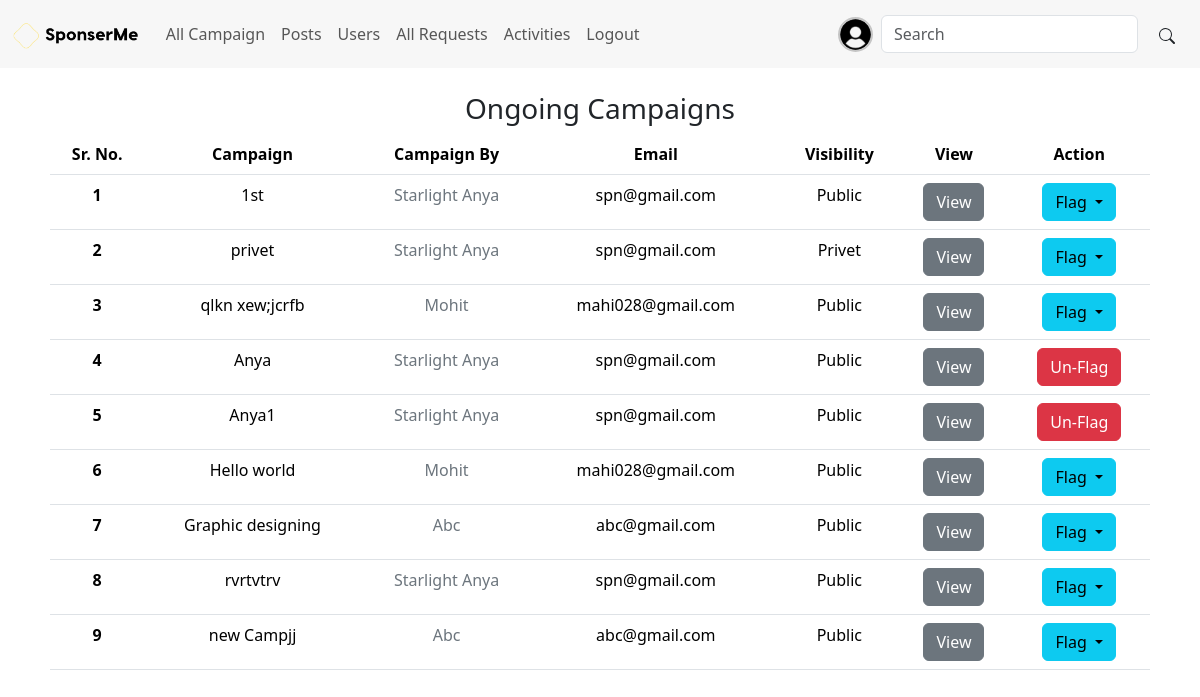
The app's page /admin/dashboard (signed in) with its own data.
### application/modals.py (models this page shows, shortened)
class User(db.Model, UserMixin):
    user_id = db.Column(db.Integer, autoincrement = True, primary_key=True)
    email = db.Column(db.String(255), unique=True)
    password = db.Column(db.String, nullable=False)
    active_flag = db.Column(db.Boolean, default = False, nullable = False)
    profile = db.Column(db.String, nullable = True, default = 'user.png')
    flag = db.Column(db.Boolean, nullable = False, default = False)
    flag_reason = db.Column(db.String, nullable = True)
    wallet_balance = db.Column(db.Integer, nullable = False, default = 0)

class Campaign(db.Model):
    campaign_id = db.Column(db.Integer, primary_key=True, autoincrement = True)
    campaign_by = db.Column(db.Integer, db.ForeignKey("sponser.sponser_id"), nullable = False)
    campaign_name = db.Column(db.String, unique=True)
    desc = db.Column(db.String, nullable=False)
    requirements = db.Column(db.String, nullable=False)
    start_date = db.Column(db.DateTime, nullable=False, default = datetime.utcnow())
    end_date = db.Column(db.DateTime, nullable=False)
    budget = db.Column(db.Integer, nullable=True)
    visibility = db.Column(db.Boolean)
    goals = db.Column(db.String, nullable=True)
    image_path = db.Column(db.String, nullable=True, default = 'user.png')
    flag = db.Column(db.Boolean, nullable = False, default = False)
    flag_reason = db.Column(db.String, nullable = True)
    sponser = db.relationship('Sponser', backref = db.backref('campaigns', cascade = "all, delete-orphan"))

class Sponser(db.Model):
    sponser_id = db.Column(db.Integer, db.ForeignKey('user.user_id'), primary_key=True)
    company_name = db.Column(db.String, nullable = False)
    industry = db.Column(db.String, nullable = False)
    budget = db.Column(db.Integer, nullable = False)
    about = db.Column(db.String, nullable = True)
    user = db.relationship('User', backref=db.backref('sponsers', cascade="all, delete-orphan"))

### application/controllers/admin.py (the view)
@admin.route('/dashboard')
@login_required
def admin_dashboard():
    if not is_admin(current_user.user_id):
        raise UserError(401, "Not Authorised")
    roles = user_roles(current_user.user_id)
    camps = Campaign.query.all()
    return render_template('admin_dash.html', page = 'Admin-Dashboard', roles = roles, camps = camps)

### application/form.py
class SeachForm(FlaskForm):
    search = StringField('Search for: ')
    submit = SubmitField()

### app.py (called while the page is built)
@app.context_processor
def base():
    from application.form import SeachForm
    form = SeachForm()
    return dict(search_form = form)

### application/controllers/auth.py (called while the page is built)
@login_manager.user_loader
def load_user(user_id):
    return User.query.get(int(user_id))

### application/get_roles.py (called while the page is built)
def user_roles(user_id):
    roles = UserRoles.query.filter_by(user_id = user_id).all()
    available_roles = {1: 'Admin', 2: 'Influencer', 3: 'Sponser'}
    user_roles = [available_roles[role.role_id] for role in roles]
    return user_roles

def is_admin(user_id):
    if 'Admin' in user_roles(user_id):
        return True
    return False

### application/templates/admin_dash.html (shortened to what this page needs)
{% extends 'base.html' %}
{% block content %}
<center>
    <h3>Ongoing Campaigns</h3>
    <div class="contatiner" style="max-width: 1100px;">
    <table class="table " style="text-align: center;">
        <thead >
        <tr>
            <th scope="col">Sr. No.</th>
            <th scope="col">Campaign</th>
            <th scope="col">Campaign By</th>
            <th scope="col">Email</th>
            <th scope="col">Visibility</th>
            <th scope="col">View</th>
            <th scope="col">Action</th>
        </tr>
        </thead>
        <tbody>
        {% for camp in camps%}
        <tr>
            <th scope="row">{{loop.index}}</th>
            <td>{{camp.campaign_name}}</td>
            <td><a href="/get/{{camp.campaign_by}}" class="link-secondary link-offset-2 link-offset-3-hover link-underline link-underline-opacity-0 link-underline-opacity-75-hover">{{camp.sponser.company_name}}</a></td>
            <td>{{camp.sponser.user.email}}</td>
            <td>{% if camp.visibility%}Public{%else%}Privet{%endif%}</td>
            <td><a href="/view/{{camp.campaign_id}}" class="btn btn-secondary">View</a></td>
            <td>
                {%if camp.flag %}
                    <div id="flag_cont{{camp.campaign_id}}">
                        <button type="button" class="btn btn-danger" id="camp{{camp.campaign_id}}" onclick="flag_camp('{{camp.campaign_id}}', 'none')">Un-Flag</button>
                    </div>
                {%else%}
                    <div id="flag_cont{{camp.campaign_id}}">
                        <div class="btn-group">
                            <button type="button" class="btn btn-info dropdown-toggle" data-bs-toggle="dropdown" aria-expanded="false">
                                <span id="camp{{camp.campaign_id}}">Flag</span>
                            </button>
                        </div>
                    </div>
                {%endif%}
            </td>
        </tr>
        {%endfor%}
        </tbody>
    </table>
    </div>
</center>
{%endblock%}

### application/templates/navbar.html (shortened to what this page needs)
<nav class="navbar navbar-expand-lg sticky-sm-top" style="background-color: rgba(179, 179, 179, .1); backdrop-filter: blur(5px);">
  <div class="container-fluid">
    {% if page in ['login', 'register', 'Welcome'] %}
      <a class="navbar-brand" href="{{url_for('home.landing_page')}}">
    {%else%}
      <a class="navbar-brand" href="{{url_for('home.dashboard')}}">
    {%endif%}
        <img src="/st/img/logo-transperent-black.png" alt="Logo" height="30" class="d-inline-block align-text-top">
      </a>
    {% if page not in ['login', 'register', 'Welcome'] %}
    <div class="collapse navbar-collapse" id="navbarSupportedContent" >
      <ul class="navbar-nav me-auto mb-2 mb-lg-0">
        {%if 'Admin' in roles%}
          <li class="nav-item">
            <a class="nav-link" href="{{url_for('admin.admin_dashboard')}}">All Campaign</a>
          </li>
          <li class="nav-item">
            <a class="nav-link" href="{{url_for('admin.posts')}}">Posts</a>
          </li>
          <li class="nav-item">
            <a class="nav-link" href="{{url_for('admin.users')}}">Users</a>
          </li>
          <li class="nav-item">
            <a class="nav-link" href="{{url_for('admin.requests')}}">All Requests</a>
          </li>
          <li class="nav-item">
            <a class="nav-link" href="{{url_for('admin.activities')}}">Activities</a>
          </li>
          {%else%}
          <li class="nav-item">
            <a class="nav-link" href="{{url_for('home.requests')}}">Requests</a>
          </li>
          {%endif%}
          <li class="nav-item">
            <a class="nav-link" href="{{url_for('user_auth.logout')}}">Logout</a>
          </li>
        </ul>
      <ul class="navbar-nav ">
        <li class="nav-item">
          <a class="nav-link" href="/get/{{current_user.user_id}}"><img src="/st/uploads/{{current_user.profile}}" alt="Profile" height="35" width="35" style="border-radius: 50%; border: 2px solid rgba(0,0,0,.2); object-fit: cover;" class="d-inline-block align-text-top"></a>
        </li>
      </ul>
      <form class="d-flex" role="search" method="post" action="{{url_for('home.search')}}">
        <input class="form-control me-2" type="search" placeholder="Search" name="search" aria-label="Search">
        <button class="btn" name="submit"><svg xmlns="http://www.w3.org/2000/svg" width="16" height="16" fill="currentColor" class="bi bi-search" viewBox="0 0 16 16"><path d="M11.742 10.344a6.5 6.5 0 1 0-1.397 1.398h-.001q.044.06.098.115l3.85 3.85a1 1 0 0 0 1.415-1.414l-3.85-3.85a1 1 0 0 0-.115-.1zM12 6.5a5.5 5.5 0 1 1-11 0 5.5 5.5 0 0 1 11 0"/></svg></button>
      </form>
    </div>
    {%endif%}
  </div>
</nav>

### records on screen
User: profile (placeholder picture)
Campaign: campaign_name "1st", sponser.company_name "Starlight Anya", sponser.user.email "spn@gmail.com", visibility "Public"
Campaign: campaign_name "privet", sponser.company_name "Starlight Anya", sponser.user.email "spn@gmail.com", visibility "Privet"
Campaign: campaign_name "qlkn xew;jcrfb", sponser.company_name "Mohit", sponser.user.email "mahi028@gmail.com", visibility "Public"
Campaign: campaign_name "Anya", sponser.company_name "Starlight Anya", sponser.user.email "spn@gmail.com", visibility "Public"
Campaign: campaign_name "Anya1", sponser.company_name "Starlight Anya", sponser.user.email "spn@gmail.com", visibility "Public"
Campaign: campaign_name "Hello world", sponser.company_name "Mohit", sponser.user.email "mahi028@gmail.com", visibility "Public"
Campaign: campaign_name "Graphic designing", sponser.company_name "Abc", sponser.user.email "abc@gmail.com", visibility "Public"
Campaign: campaign_name "rvrtvtrv", sponser.company_name "Starlight Anya", sponser.user.email "spn@gmail.com", visibility "Public"
Campaign: campaign_name "new Campjj", sponser.company_name "Abc", sponser.user.email "abc@gmail.com", visibility "Public"
